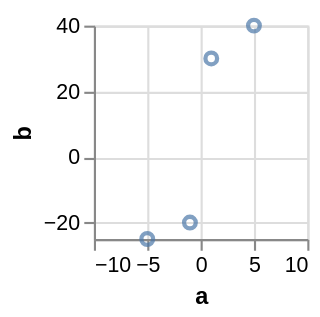

Write the Vega-Lite specification saved for this chart.
### Vega-Lite specification from a JSON file in a GitHub repository (floating-point values rounded to 4 significant figures)
{"$schema": "https://vega.github.io/schema/vega-lite/v6.json", "description": "Points drawn without the gaps, over domains measured with them.", "data": {"values": [{"a": -10, "b": null}, {"a": -5, "b": -25}, {"a": -1, "b": -20}, {"a": 0, "b": null}, {"a": 1, "b": 30}, {"a": 5, "b": 40}, {"a": 10, "b": null}]}, "config": {"mark": {"invalid": "break-paths-show-domains"}}, "width": 100, "height": 100, "mark": "point", "encoding": {"x": {"field": "a", "type": "quantitative"}, "y": {"field": "b", "type": "quantitative"}}}
